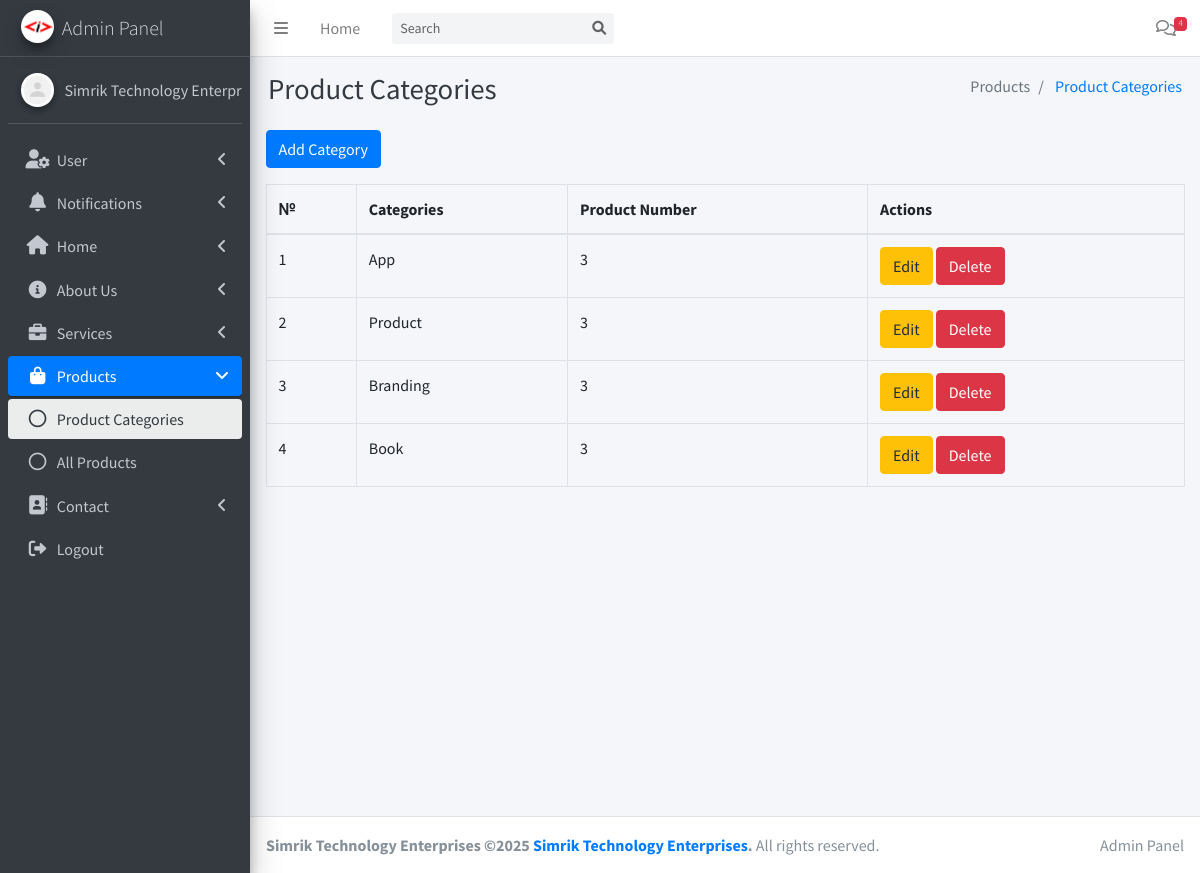
The app's page /admin/category.php (signed in) with its own data.
### tables this page shows
CREATE TABLE category (
    id INT AUTO_INCREMENT PRIMARY KEY,
    category_name VARCHAR(255) NOT NULL
);

### config.php (called while the page is built, shortened)
<?php
class Database
{
    private $conn;
    public function __construct()
    {
        $servername = "localhost";
        $username = "root";
        $password = "";
        $dbname = "pragatin_simriktechnp";
        $this->conn = new mysqli($servername, $username, $password, $dbname);
    }
    function eQuery($sql, $params = [])
    {
        if ($stmt = $this->conn->prepare($sql)) {
            if ($stmt->execute()) {
                if (strpos($sql, 'SELECT') === 0) {
                    $result = $stmt->get_result();
                    return $result->fetch_all(MYSQLI_ASSOC);
                }
                return true;
            } else {
                error_log("ERROR: " . $stmt->error);
                return false;
            }
        } else {
            error_log("ERROR: " . $this->conn->error);
            return false;
        }
    }
}

### admin/check.php (called while the page is built, shortened)
<?php
include '../config.php';
$query = new Database();

### admin/category.php (the view, shortened to what this page needs)
<?php
include 'check.php';
$categories = $query->eQuery('SELECT
    c.id,
    c.category_name,
    COUNT(p.id) AS product_count
FROM
    category c
LEFT JOIN
    products p ON c.id = p.category_id
GROUP BY
    c.id, c.category_name;
');
?>
<!DOCTYPE html>
<html lang="en">
<head>
    <?php include 'includes/css.php'; ?>
</head>
<body class="hold-transition sidebar-mini">
    <div class="wrapper">
        <?php include 'includes/header.php'; ?>
        <div class="content-wrapper">
            <section class="content">
                <div class="container-fluid">
                    <div class="row">
                        <div class="col-md-12">
                            <button type="button" class="btn btn-primary mb-3" data-toggle="modal"
                                data-target="#addCategoryModal" id="addCategoryLabel">
                                Add Category
                            </button>
                            <table class="table table-bordered">
                                <thead>
                                    <tr>
                                        <th>№</th>
                                        <th>Categories</th>
                                        <th>Product Number</th>
                                        <th>Actions</th>
                                    </tr>
                                </thead>
                                <tbody>
                                    <?php foreach ($categories as $index => $category): ?>
                                        <tr>
                                            <td><?php echo $index + 1; ?></td>
                                            <td><?php echo htmlspecialchars($category['category_name'], ENT_QUOTES, 'UTF-8'); ?>
                                            </td>
                                            <td><?php echo $category['product_count']; ?></td>
                                            <td>
                                                <button type="button" class="btn btn-warning" data-toggle="modal"
                                                    data-target="#editModal<?php echo $category['id']; ?>">Edit</button>
                                                <button type="button" class="btn btn-danger"
                                                    onclick="deleteCategory(<?php echo $category['id']; ?>);">Delete</button>
                                            </td>
                                        </tr>
                                    <?php endforeach; ?>
                                </tbody>
                            </table>
                        </div>
                    </div>
                </div>
            </section>
        </div>
        <?php include 'includes/footer.php'; ?>
    </div>
</body>
</html>

### records on screen
category: category_name "App", product_count "3"
category: category_name "Product", product_count "3"
category: category_name "Branding", product_count "3"
category: category_name "Book", product_count "3"

### other values on screen
$message_count "4"
$pageTitle "Product Categories"
$item['title'] "Products"
$item['title'] "Product Categories"
$menuItem['menuTitle'] "User"
$menuItem['menuTitle'] "Notifications"
$menuItem['menuTitle'] "Home"
$menuItem['menuTitle'] "About Us"
$menuItem['menuTitle'] "Services"
$menuItem['menuTitle'] "Products"
$page['title'] "Product Categories"
$page['title'] "All Products"
$menuItem['menuTitle'] "Contact"
